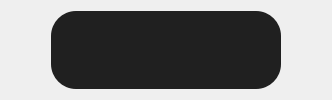
                <widget class="QWidget" name="page_rotate">
                 <layout class="QHBoxLayout" name="horizontalLayout_16">
                  <item>
                   <spacer name="horizontalSpacer_14">
                    <property name="orientation">
                     <enum>Qt::Horizontal</enum>
                    </property>
                    <property name="sizeHint" stdset="0">
                     <size>
                      <width>40</width>
                      <height>20</height>
                     </size>
                    </property>
                   </spacer>
                  </item>
                  <item>
                   <widget class="QWidget" name="widget_4" native="true">
                    <property name="minimumSize">
                     <size>
                      <width>150</width>
                      <height>0</height>
                     </size>
                    </property>
                    <property name="styleSheet">
                     <string notr="true">QWidget{
	background-color: rgb(32, 32, 32);
	border-radius:25px;
}</string>
                    </property>
                    <layout class="QHBoxLayout" name="horizontalLayout_14">
                     <property name="leftMargin">
                      <number>10</number>
                     </property>
                     <property name="topMargin">
                      <number>10</number>
                     </property>
                     <property name="rightMargin">
                      <number>10</number>
                     </property>
                     <property name="bottomMargin">
                      <number>10</number>
                     </property>
                     <item>
                      <widget class="QPushButton" name="pushButton_left_90">
                       <property name="sizePolicy">
                        <sizepolicy hsizetype="Minimum" vsizetype="Fixed">
                         <horstretch>0</horstretch>
                         <verstretch>0</verstretch>
                        </sizepolicy>
                       </property>
                       <property name="minimumSize">
                        <size>
                         <width>48</width>
                         <height>44</height>
                        </size>
                       </property>
                       <property name="maximumSize">
                        <size>
                         <width>48</width>
                         <height>44</height>
                        </size>
                       </property>
                       <property name="cursor">
                        <cursorShape>PointingHandCursor</cursorShape>
                       </property>
                       <property name="toolTip">
                        <string>逆时针旋转90°</string>
                       </property>
                       <property name="toolTipDuration">
                        <number>3000</number>
                       </property>
                       <property name="styleSheet">
                        <string notr="true">.QPushButton:hover{
	background-color:rgb(58, 58, 58);
	border-radius:10px;
}</string>
                       </property>
                       <property name="text">
                        <string/>
                       </property>
                       <property name="icon">
                        <iconset resource="resources.qrc">
                         <normaloff>:/images/icon/rotate_counterclockwise_icon.svg</normaloff>:/images/icon/rotate_counterclockwise_icon.svg</iconset>
                       </property>
                       <property name="iconSize">
                        <size>
                         <width>35</width>
                         <height>35</height>
                        </size>
                       </property>
                       <property name="flat">
                        <bool>true</bool>
                       </property>
                      </widget>
                     </item>
                     <item>
                      <widget class="QPushButton" name="pushButton_right_90">
                       <property name="minimumSize">
                        <size>
                         <width>48</width>
                         <height>44</height>
                        </size>
                       </property>
                       <property name="maximumSize">
                        <size>
                         <width>48</width>
                         <height>44</height>
                        </size>
                       </property>
                       <property name="cursor">
                        <cursorShape>PointingHandCursor</cursorShape>
                       </property>
                       <property name="toolTip">
                        <string>顺时针旋转90°</string>
                       </property>
                       <property name="toolTipDuration">
                        <number>3000</number>
                       </property>
                       <property name="styleSheet">
                        <string notr="true">.QPushButton:hover{
	background-color:rgb(58, 58, 58);
	border-radius:10px;
}</string>
                       </property>
                       <property name="text">
                        <string/>
                       </property>
                       <property name="icon">
                        <iconset resource="resources.qrc">
                         <normaloff>:/images/icon/rotate_clockwise_icon.svg</normaloff>:/images/icon/rotate_clockwise_icon.svg</iconset>
                       </property>
                       <property name="iconSize">
                        <size>
                         <width>35</width>
                         <height>35</height>
                        </size>
                       </property>
                       <property name="flat">
                        <bool>true</bool>
                       </property>
                      </widget>
                     </item>
                     <item>
                      <widget class="QPushButton" name="pushButton_flip_y">
                       <property name="minimumSize">
                        <size>
                         <width>48</width>
                         <height>44</height>
                        </size>
                       </property>
                       <property name="maximumSize">
                        <size>
                         <width>48</width>
                         <height>44</height>
                        </size>
                       </property>
                       <property name="cursor">
                        <cursorShape>PointingHandCursor</cursorShape>
                       </property>
                       <property name="toolTip">
                        <string>X镜像</string>
                       </property>
                       <property name="toolTipDuration">
                        <number>3000</number>
                       </property>
                       <property name="styleSheet">
                        <string notr="true">.QPushButton:hover{
	background-color:rgb(58, 58, 58);
	border-radius:10px;
}</string>
                       </property>
                       <property name="text">
                        <string/>
                       </property>
                       <property name="icon">
                        <iconset resource="resources.qrc">
                         <normaloff>:/images/icon/ic-flip-x.svg</normaloff>:/images/icon/ic-flip-x.svg</iconset>
                       </property>
                       <property name="iconSize">
                        <size>
                         <width>35</width>
                         <height>35</height>
                        </size>
                       </property>
                       <property name="flat">
                        <bool>true</bool>
                       </property>
                      </widget>
                     </item>
                     <item>
                      <widget class="QPushButton" name="pushButton_flip_x">
                       <property name="minimumSize">
                        <size>
                         <width>48</width>
                         <height>44</height>
                        </size>
                       </property>
                       <property name="maximumSize">
                        <size>
                         <width>48</width>
                         <height>44</height>
                        </size>
                       </property>
                       <property name="cursor">
                        <cursorShape>PointingHandCursor</cursorShape>
                       </property>
                       <property name="toolTip">
                        <string>Y镜像</string>
                       </property>
                       <property name="toolTipDuration">
                        <number>3000</number>
                       </property>
                       <property name="styleSheet">
                        <string notr="true">.QPushButton:hover{
	background-color:rgb(58, 58, 58);
	border-radius:10px;
}</string>
                       </property>
                       <property name="text">
                        <string/>
                       </property>
                       <property name="icon">
                        <iconset resource="resources.qrc">
                         <normaloff>:/images/icon/ic-flip-y.svg</normaloff>:/images/icon/ic-flip-y.svg</iconset>
                       </property>
                       <property name="iconSize">
                        <size>
                         <width>35</width>
                         <height>35</height>
                        </size>
                       </property>
                       <property name="flat">
                        <bool>true</bool>
                       </property>
                      </widget>
                     </item>
                    </layout>
                   </widget>
                  </item>
                  <item>
                   <spacer name="horizontalSpacer_15">
                    <property name="orientation">
                     <enum>Qt::Horizontal</enum>
                    </property>
                    <property name="sizeHint" stdset="0">
                     <size>
                      <width>40</width>
                      <height>20</height>
                     </size>
                    </property>
                   </spacer>
                  </item>
                 </layout>
                </widget>
